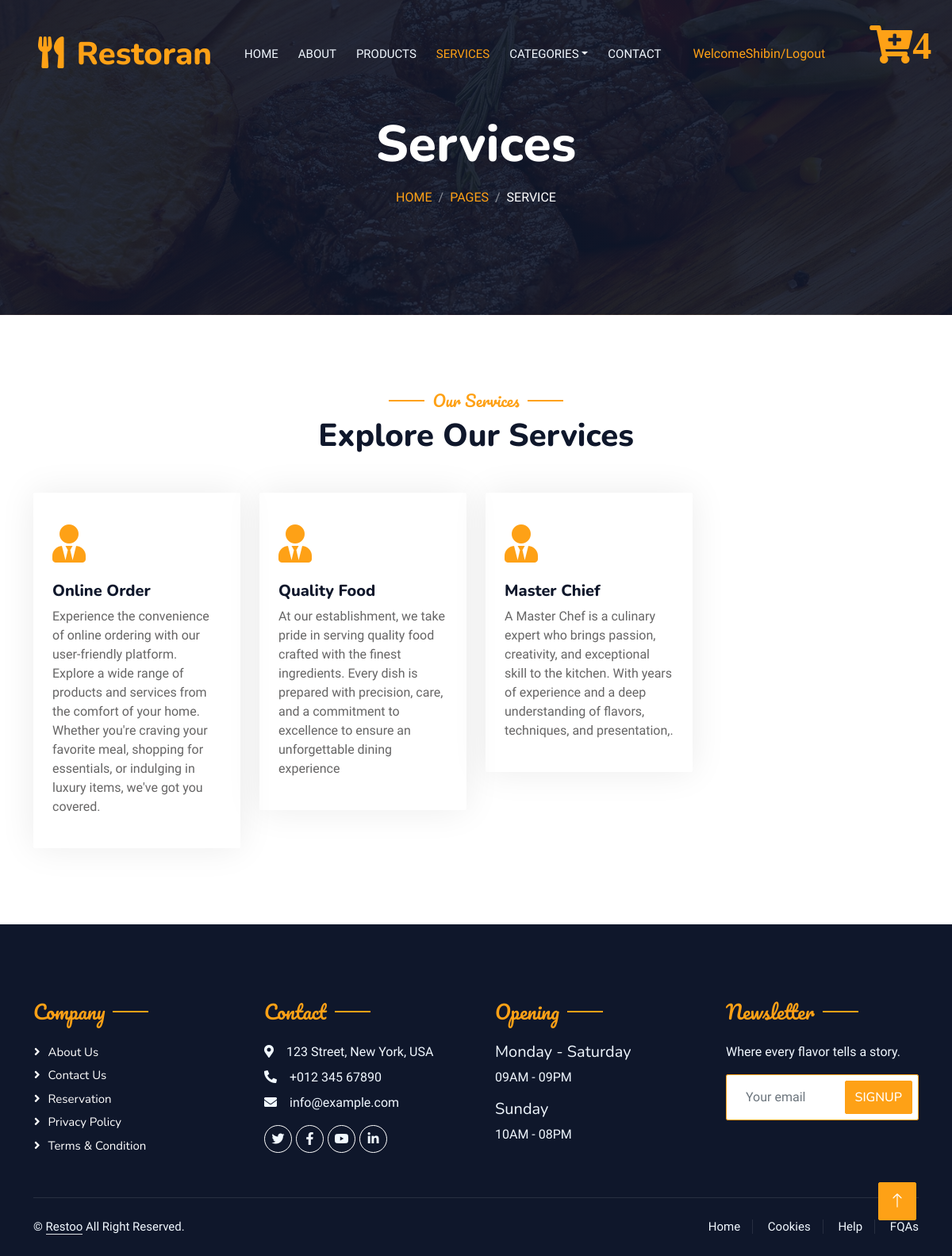
Screenshot of /Services/ (signed in) with the database file from the repository.
### AdminApp/models.py (models this page shows)
class ServiceDB(models.Model):
    Service_Name = models.CharField(max_length=100, null=True, blank=True)
    Description = models.TextField(max_length=100, null=True, blank=True)

### WebApp/views.py (the view)
# urls.py: path('Services/',views.services,name="Services"),
def services(request):
    Categories =CategoryDB.objects.all()
    Services=ServiceDB.objects.all()
    cart_total = CartDB.objects.filter(Username=request.session['Username'])
    x = cart_total.count()
    return render(request, "Services.html", {'Categories': Categories,'Services':Services,'x':x})

### WebApp/templates/Services.html (shortened to what this page needs)
<!DOCTYPE html>
{% load static %}
<html lang="en">
    <link href="https://cdnjs.cloudflare.com/ajax/libs/font-awesome/5.10.0/css/all.min.css" rel="stylesheet">
    <link href="https://cdn.jsdelivr.net/npm/bootstrap-icons@1.4.1/font/bootstrap-icons.css" rel="stylesheet">
    <link href="{% static 'web/lib/animate/animate.min.css' %}" rel="stylesheet">
    <link href="{% static 'web/lib/owlcarousel/assets/owl.carousel.min.css' %}" rel="stylesheet">
    <link href="{% static 'web/lib/tempusdominus/css/tempusdominus-bootstrap-4.min.css' %}" rel="stylesheet" />
    <link href="{% static 'web/css/bootstrap.min.css' %}" rel="stylesheet">
    <link href="{% static 'web/css/style.css' %}" rel="stylesheet">
<head>
</head>
<body>
    <div class="container-xxl bg-white p-0">
        <div class="container-xxl position-relative p-0">
                        <nav class="navbar navbar-expand-lg navbar-dark bg-dark px-4 px-lg-5 py-3 py-lg-0">
                <a href="" class="navbar-brand p-0">
                    <h1 class="text-primary m-0"><i class="fa fa-utensils me-3"></i>Restoran</h1>
                </a>
                <div class="collapse navbar-collapse" id="navbarCollapse">
                    <div class="navbar-nav ms-auto py-0 pe-4">
                        <a href="{% url 'Home' %}" class="nav-item nav-link ">Home</a>
                        <a href="{% url 'About' %}" class="nav-item nav-link">About</a>
                        <a href="{% url 'Our_Products' %}" class="nav-item nav-link">Products</a>
                        <a href="{% url 'Services' %}" class="nav-item nav-link active">Services</a>
                        <div class="nav-item dropdown">
                            <a href="#" class="nav-link dropdown-toggle" data-bs-toggle="dropdown">Categories</a>
                        </div>
                        <a href="{% url 'Contact' %}" class="nav-item nav-link">Contact</a>
                    </div>
                    {% if request.session.Username %}
                    <a href="{% url 'User_Logout' %}" class="nav-item nav-link">Welcome{{request.session.Username}}/Logout</a>
                    {% else %}
                    <a href="{% url 'Sign_In' %}" class="btn btn-primary py-2 px-4">Register/Login</a>
                    {% endif %}
                    <div class="p-4">
                        <a href="{% url 'Cart_Page' %}" class="nav-item nav-link">
                            <i class="fa fa-3x fa-cart-plus text-primary mb-4">{{x}}</i>
                        </a>
                    </div>
                </div>
            </nav>
            <div class="container-xxl py-5 bg-dark hero-header mb-5">
                <div class="container text-center my-5 pt-5 pb-4">
                    <h1 class="display-3 text-white mb-3 animated slideInDown">Services</h1>
                    <nav aria-label="breadcrumb">
                        <ol class="breadcrumb justify-content-center text-uppercase">
                            <li class="breadcrumb-item"><a href="#">Home</a></li>
                            <li class="breadcrumb-item"><a href="#">Pages</a></li>
                            <li class="breadcrumb-item text-white active" aria-current="page">Service</li>
                        </ol>
                    </nav>
                </div>
            </div>
        </div>
        <div class="container-xxl py-5">
            <div class="container">
                <div class="text-center wow fadeInUp" data-wow-delay="0.1s">
                    <h5 class="section-title ff-secondary text-center text-primary fw-normal">Our Services</h5>
                    <h1 class="mb-5">Explore Our Services</h1>
                </div>
                <div class="row g-4">
                    {% for i in Services %}
                    <div class="col-lg-3 col-sm-6 wow fadeInUp" data-wow-delay="0.1s">
                        <div class="service-item rounded pt-3">
                            <div class="p-4">
                                <i class="fa fa-3x fa-user-tie text-primary mb-4"></i>
                                <h5>{{i.Service_Name}}</h5>
                                <p>{{i.Description}}</p>
                            </div>
                        </div>
                    </div>
                    {% endfor %}
                </div>
            </div>
        </div>
            <div class="container-fluid bg-dark text-light footer pt-5 mt-5 wow fadeIn" data-wow-delay="0.1s">
            <div class="container py-5">
                <div class="row g-5">
                    <div class="col-lg-3 col-md-6">
                        <h4 class="section-title ff-secondary text-start text-primary fw-normal mb-4">Company</h4>
                        <a class="btn btn-link" href="">About Us</a>
                        <a class="btn btn-link" href="">Contact Us</a>
                        <a class="btn btn-link" href="">Reservation</a>
                        <a class="btn btn-link" href="">Privacy Policy</a>
                        <a class="btn btn-link" href="">Terms & Condition</a>
                    </div>
                    <div class="col-lg-3 col-md-6">
                        <h4 class="section-title ff-secondary text-start text-primary fw-normal mb-4">Contact</h4>
                        <p class="mb-2"><i class="fa fa-map-marker-alt me-3"></i>123 Street, New York, USA</p>
                        <p class="mb-2"><i class="fa fa-phone-alt me-3"></i>+012 345 67890</p>
                        <p class="mb-2"><i class="fa fa-envelope me-3"></i>info@example.com</p>
                        <div class="d-flex pt-2">
                            <a class="btn btn-outline-light btn-social" href=""><i class="fab fa-twitter"></i></a>
                            <a class="btn btn-outline-light btn-social" href=""><i class="fab fa-facebook-f"></i></a>
                            <a class="btn btn-outline-light btn-social" href=""><i class="fab fa-youtube"></i></a>
                            <a class="btn btn-outline-light btn-social" href=""><i class="fab fa-linkedin-in"></i></a>
                        </div>
                    </div>
                    <div class="col-lg-3 col-md-6">
                        <h4 class="section-title ff-secondary text-start text-primary fw-normal mb-4">Opening</h4>
                        <h5 class="text-light fw-normal">Monday - Saturday</h5>
                        <p>09AM - 09PM</p>
                        <h5 class="text-light fw-normal">Sunday</h5>
                        <p>10AM - 08PM</p>
                    </div>
                    <div class="col-lg-3 col-md-6">
                        <h4 class="section-title ff-secondary text-start text-primary fw-normal mb-4">Newsletter</h4>
                        <p>Where every flavor tells a story.</p>
                        <div class="position-relative mx-auto" style="max-width: 400px;">
                            <input class="form-control border-primary w-100 py-3 ps-4 pe-5" type="text" placeholder="Your email">
                            <button type="button" class="btn btn-primary py-2 position-absolute top-0 end-0 mt-2 me-2">SignUp</button>
                        </div>
                    </div>
                </div>
            </div>
            <div class="container">
                <div class="copyright">
                    <div class="row">
                        <div class="col-md-6 text-center text-md-start mb-3 mb-md-0">
                            &copy; <a class="border-bottom" href="#">Restoo</a> All Right Reserved.
                        </div>
                        <div class="col-md-6 text-center text-md-end">
                            <div class="footer-menu">
                                <a href="">Home</a>
                                <a href="">Cookies</a>
                                <a href="">Help</a>
                                <a href="">FQAs</a>
                            </div>
                        </div>
                    </div>
                </div>
            </div>
        </div>
        <a href="#" class="btn btn-lg btn-primary btn-lg-square back-to-top"><i class="bi bi-arrow-up"></i></a>
    </div>
</body>
</html>

### WebApp/static/web/css/style.css (style rules this page uses)
:root { --primary: #FEA116; --light: #F1F8FF; --dark: #0F172B; }
.ff-secondary { font-family: 'Pacifico', cursive; }
.back-to-top { position: fixed; display: none; right: 45px; bottom: 45px; z-index: 99; }
.btn { font-family: 'Nunito', sans-serif; font-weight: 500; text-transform: uppercase; transition: .5s; }
.btn.btn-primary, .btn.btn-secondary { color: #FFFFFF; }
.btn-lg-square { width: 48px; height: 48px; }
.btn-square, .btn-sm-square, .btn-lg-square { padding: 0; display: flex; align-items: center; justify-content: center; font-weight: normal; border-radius: 2px; }
.navbar-dark .navbar-nav .nav-link { position: relative; margin-left: 25px; padding: 35px 0; font-size: 15px; color: var(--light) !important; text-transform: uppercase; font-weight: 500; outline: none; transition: .5s; }
.navbar-dark .navbar-nav .nav-link:hover, .navbar-dark .navbar-nav .nav-link.active { color: var(--primary) !important; }
@media (min-width: 992px) { .navbar-dark { position: absolute; width: 100%; top: 0; left: 0; z-index: 999; background: transparent !important; } }
.hero-header { background: linear-gradient(rgba(15, 23, 43, .9), rgba(15, 23, 43, .9)), url(../img/bg-hero.jpg); background-position: center center; background-repeat: no-repeat; background-size: cover; }
.breadcrumb-item + .breadcrumb-item::before { color: rgba(255, 255, 255, .5); }
.section-title { position: relative; display: inline-block; }
.section-title::before { position: absolute; content: ""; width: 45px; height: 2px; top: 50%; left: -55px; margin-top: -1px; background: var(--primary); }
.section-title::after { position: absolute; content: ""; width: 45px; height: 2px; top: 50%; right: -55px; margin-top: -1px; background: var(--primary); }
.section-title.text-start::before, .section-title.text-end::after { display: none; }
.service-item { box-shadow: 0 0 45px rgba(0, 0, 0, .08); transition: .5s; }
.service-item * { transition: .5s; }
.footer .btn.btn-social { margin-right: 5px; width: 35px; height: 35px; display: flex; align-items: center; justify-content: center; color: var(--light); border: 1px solid #FFFFFF; border-radius: 35px; transition: .3s; }
.footer .btn.btn-link { display: block; margin-bottom: 5px; padding: 0; text-align: left; color: #FFFFFF; font-size: 15px; font-weight: normal; text-transform: capitalize; transition: .3s; }
.footer .btn.btn-link::before { position: relative; content: "\f105"; font-family: "Font Awesome 5 Free"; font-weight: 900; margin-right: 10px; }
.footer .copyright { padding: 25px 0; font-size: 15px; border-top: 1px solid rgba(256, 256, 256, .1); }
.footer .copyright a { color: var(--light); }
.footer .footer-menu a { margin-right: 15px; padding-right: 15px; border-right: 1px solid rgba(255, 255, 255, .1); }
.footer .footer-menu a:last-child { margin-right: 0; padding-right: 0; border-right: none; }

### rows the page displays
ServiceDB: Service_Name "Online Order", Description "Experience the convenience of online ordering with our user-friendly platform. Explore a wide range of products and services from the comfort of your home. Whether you're craving your favorite meal, shopping for essentials, or indulging in luxury items, we've got you covered."
ServiceDB: Service_Name "Quality Food", Description "At our establishment, we take pride in serving quality food crafted with the finest ingredients. Every dish is prepared with precision, care, and a commitment to excellence to ensure an unforgettable dining experience"
ServiceDB: Service_Name "Master Chief", Description "A Master Chef is a culinary expert who brings passion, creativity, and exceptional skill to the kitchen. With years of experience and a deep understanding of flavors, techniques, and presentation,."

### other values shown
{{ request.session.Username }} "Shibin"
{{ x }} "4"
